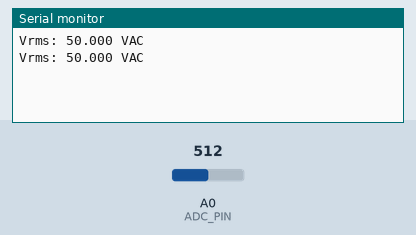
A sketch run on a simulated Arduino Uno, built with avr-gcc and run on an emulated ATmega328P. Parts: the last lines printed to the serial monitor. The inputs (shaded band) are chosen by the test bench; at power-on: A0 (ADC_PIN) = 512.

Above: at 1.2 s.
1.3 s: A0 (ADC_PIN) set to 490
At 1.9 s:
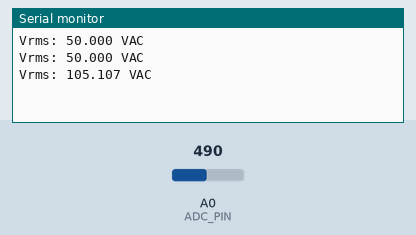
2.8 s: A0 (ADC_PIN) set to 510
At 3.4 s:
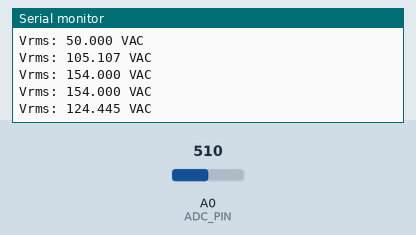
Timing chart, 0 to 5.8 s (numbered marks = the images above; inputs shaded):
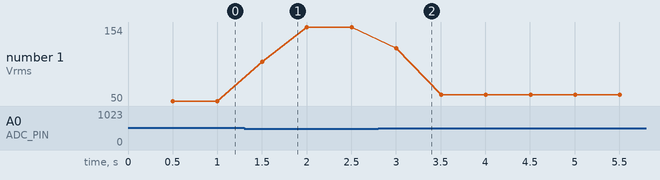

Measured:
- after the input at 1.3 s, the serial monitor: prints a new line after 0.20 s (image 1)
- after the input at 2.8 s, the serial monitor: prints a new line after 0.20 s (image 2)
- plotted number 1: 50 → 154 after the input at 1.3 s, 154 → 59 after the input at 2.8 s

The sketch:

sketch.ino
```cpp
#define MODE_RAW 0
#define MODE_CAL 1
#define MODE_VOL 2

#define CURRENT_MODE MODE_VOL

#define ADC_PIN A0
#define ADC_MAX 592
#define ADC_MIN 453
#define VOLT_MULTI 232

void setup() {

  Serial.begin(115200);
}

void loop() {
  switch (CURRENT_MODE) {
    case MODE_RAW:
      modeRaw();
      break;
    case MODE_CAL:
      modeCalibrate();
      break;
    case MODE_VOL:
      modePrintVoltage();
      break;
    default:
      Serial.println("Wrong mode");
      break;
  }
}

void modeRaw() {
  Serial.println(analogRead(ADC_PIN));
  delay(100);
}

void modeCalibrate() {
  int adc_max = 0;             // Variable to store the maximum sensor value
  int adc_min = 1023;          // Variable to store the minimum sensor value
  long tiempo_init = millis(); // Get the current time in milliseconds

  while (true) {
    if ((millis() - tiempo_init) > 500) { // Check if 500 milliseconds have passed
      adc_max = 0;         // Reset the maximum sensor value
      adc_min = 1023;      // Reset the minimum sensor value
      tiempo_init = millis(); // Update the initial time
    }

    int sensorValue = analogRead(ADC_PIN); // Read the analog input from pin ADC_PIN

    if (sensorValue > adc_max) {
      adc_max = sensorValue; // Update the maximum value if a new maximum is found
    } else if (sensorValue < adc_min) {
      adc_min = sensorValue; // Update the minimum value if a new minimum is found
    }

    // Print the maximum and minimum values to the serial monitor
    Serial.print("adc_max: ");
    Serial.print(adc_max);
    Serial.print("   adc_min: ");
    Serial.println(adc_min);

    delay(1); // Small delay for stability between each iteration
  }
}

float volt_multi_p;
float volt_multi_n;

void modePrintVoltage() {
  volt_multi_p = VOLT_MULTI * 1.4142;   // Peak voltage = RMS voltage * 1.4142 (Single-phase current)
  volt_multi_n = -volt_multi_p;         // Negative peak voltage

  while (true) {
    float volt_rms = getVoltage();       // Root Mean Square voltage (V-RMS)
    Serial.print("Vrms: ");
    Serial.print(volt_rms, 3);
    Serial.println(" VAC");
    // Delay for a certain interval if needed
    //delay(100);
  }
}

float getVoltage() {
  float adc_sample;
  float volt_inst = 0;
  float sum = 0;
  float volt;
  long init_time = millis();
  int N = 0;

  while ((millis() - init_time) < 500) { // Duration of 0.5 seconds (Approximately 30 cycles of 60Hz)
    adc_sample = analogRead(ADC_PIN); // Sensor voltage
    volt_inst = map(adc_sample, ADC_MIN, ADC_MAX, volt_multi_n, volt_multi_p);
    sum += sq(volt_inst); // Sum of Squares
    N++;
    delay(1);
  }

  //Serial.print("N: ");
  //Serial.println(N);

  volt = sqrt(sum / N); // RMS equation
  return volt;
}
```
